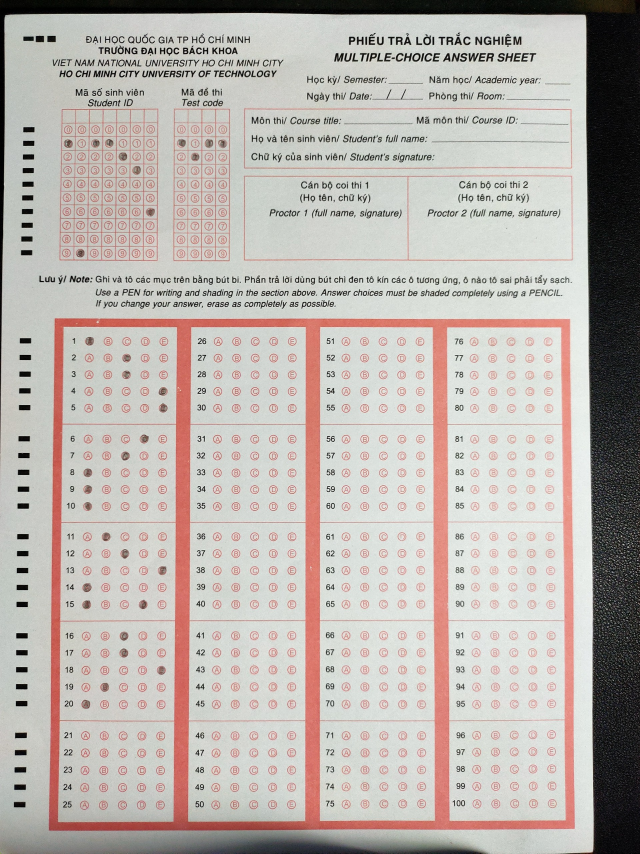
#> input picture MCQs/Input_Student/1 - Copy.jpg, 1920 x 2560 px (shown at 1/3 size)
$ python -i OMR_CheckTest.py   (imports and definitions only)
#> lines starting #> are read from the running program, lines starting #| are printed output that depends on the picture
### MCQs/Src/utlis.py
import cv2
import numpy as np
from MCQs.Src.inforFunc import increase_sharpness, gaussian_blur_a4
#import inforFunc as infor
#import os
#from PIL import Image
import matplotlib.pyplot as plt

## TO STACK ALL THE IMAGES IN ONE WINDOW (với Hàm StackImage hổ trợ cho người dụng việc kết hợp tất cả bộ lọc vào 1 khung hình)
# [35 lines left out: function stackImages, not called in this run]

def reorder(myPoints):

    myPoints = myPoints.reshape((4, 2)) # REMOVE EXTRA BRACKET
    #print(myPoints)
    myPointsNew = np.zeros((4, 1, 2), np.int32) # NEW MATRIX WITH ARRANGED POINTS (tạo ra 1 ma trận có các điểm đã được sắp xếp)
    add = myPoints.sum(1) #tính tổng từng giá trị
    #print(add)
    #print(np.argmax(add))
    myPointsNew[0] = myPoints[np.argmin(add)]  #[0,0]
    myPointsNew[3] =myPoints[np.argmax(add)]   #[w,h]
    diff = np.diff(myPoints, axis=1)
    myPointsNew[1] =myPoints[np.argmin(diff)]  #[w,0]
    myPointsNew[2] = myPoints[np.argmax(diff)] #[h,0]

    return myPointsNew

################################################################
# HÀM BIỂU THỊ CÁC VIỀN DÀNH CHO HÌNH CHỮ NHẬT
def rectContour(contours):
    rectCon = []
    max_area = 0
    for i in contours:
        area = cv2.contourArea(i)
        if area > 50:
            peri = cv2.arcLength(i, True)
            approx = cv2.approxPolyDP(i, 0.02 * peri, True)
            if len(approx) == 4:
                rectCon.append(i)
    rectCon = sorted(rectCon, key=cv2.contourArea,reverse=True)
    #print(len(rectCon))
    return rectCon

def getCornerPoints(cont):
    peri = cv2.arcLength(cont, True) # LENGTH OF CONTOUR
    approx = cv2.approxPolyDP(cont, 0.02 * peri, True) # APPROXIMATE THE POLY TO GET CORNER POINTS
    return approx

def resizeImage(img, new_height, new_width):
    return cv2.resize(img, (new_width, new_height))

# [10 lines left out: function splitBoxes_ID, not called in this run]

def splitBoxes_code(img):
    resized_img = resizeImage(img, new_height=(img.shape[0] // 11) * 11, new_width=(img.shape[1] // 4) * 4)
    rows_Code = np.vsplit(resized_img, 11)
    boxes = []
    for r in rows_Code:
        cols_Code = np.hsplit(r, 4)
        for box in cols_Code:
            boxes.append(box)
            #cv2.imshow('',rows_Code[1])
    return boxes

def split_5_boxes_each_Sheet(image):
    # Dịch lên 10 pixel mỗi hình chữ nhật
    shifted_boxes = [box[:-30, :] for box in np.vsplit(image, 5)]
    box_dict = {}
    for i, box in enumerate(shifted_boxes):
        box_dict[f'Box_{i+1}'] = box
    return box_dict


def process_image(image_path):
    imgShaped = increase_sharpness(image_path, amount=0.5, radius=2)
    imgGray = cv2.cvtColor(imgShaped, cv2.COLOR_BGR2GRAY)
    imgBlur = gaussian_blur_a4(imgGray)
    imgCanny  = cv2.Canny(imgBlur, 10, 50)
    #cv2.imshow('',imgCanny)
    return imgCanny
def process_image_answersheet(image):
        image_sheet = image.copy()
        imgShaped = increase_sharpness(image, amount=0.5, radius=2)
        imgGray = cv2.cvtColor(imgShaped, cv2.COLOR_BGR2GRAY)
        imgBlur = gaussian_blur_a4(imgGray)
        imgCanny  = cv2.Canny(imgBlur,10,50)

        contour, _  = cv2.findContours(imgCanny,cv2.RETR_EXTERNAL,cv2.CHAIN_APPROX_NONE)
        cv2.drawContours(image,contour,-1,(0,255,0),2)

        rect_answerSheet = rectContour(contour)
        answersheetFrame = getCornerPoints(rect_answerSheet[0])
        if answersheetFrame.size !=0:
            cv2.drawContours(image,answersheetFrame,-1,(255,0,0),10)
            answersheetFrame = reorder(answersheetFrame)

            pt1_answerSheet = np.float32(answersheetFrame)
            pt2_answerSheet = np.float32([[0,0],[300,0],[0,2500],[300,2500]])
            matrix_Sheet = cv2.getPerspectiveTransform(pt1_answerSheet,pt2_answerSheet)
            imgWarpColorSheet = cv2.warpPerspective(image_sheet,matrix_Sheet,(300,2600))
            imgWarpColorSheet=imgWarpColorSheet[20:imgWarpColorSheet.shape[0] - 100 , 10:imgWarpColorSheet.shape[1] - 10]

            imgWarpGray_Sheet = cv2.cvtColor(imgWarpColorSheet,cv2.COLOR_BGR2GRAY)
            imgThresh_Sheet  = cv2.threshold(imgWarpGray_Sheet,150,255,cv2.THRESH_BINARY_INV)[1]
            return imgThresh_Sheet

# [11 lines left out: function find_ConerPoint, not called in this run]


def splitBox_Sheet(img):
    boxes = []
    resized_img = resizeImage(img, new_height=(img.shape[0] // 5) * 5, new_width=(img.shape[1] // 6) * 6)
    rows = np.vsplit(resized_img, 5)
    for row in rows:
        cols = np.hsplit(row, 6)
        for box in cols:
            boxes.append(box)
        #    cv2.imshow('',box)
        #cv2.waitKey(0)
        #cv2.destroyAllWindows
    return boxes

def getArray(rows, columns, boxes):
    countR = 0
    countC = 0
    choices = columns
    myPixelVal = np.zeros((rows, columns))
    data = []
    answers = []  # Initialize the answers list
    for image in boxes:
        totalPixels = cv2.countNonZero(image)
        if countR < rows and countC < columns:
            myPixelVal[countR][countC] = totalPixels
            countC += 1
            if countC == choices:
                countC = 0
                countR += 1
    myPixelVal[:, 0] = '0'
    # Duyệt qua từng hàng trong mảng
    for row in myPixelVal:
        sorted_row = sorted(row, reverse=True)  # Sắp xếp hàng theo thứ tự giảm dần
        if len(sorted_row) >= 2:
            max_value = sorted_row[0]  # Giá trị lớn nhất
            second_max_value = sorted_row[1]  # Giá trị lớn nhì
            #average = (max_value - second_max_value) /2
            # Kiểm tra nếu chênh lệch giữa hai giá trị lớn nhất và lớn nhì nằm trong khoảng max_value - 200
            if second_max_value >= max_value - 200:
                answers.append('0')  # Trả về 0 nếu có
                continue  # Chuyển sang hàng tiếp theo

            # Xử lý bình thường nếu không thoả điều kiện

        max_indices = np.where(row == np.amax(row))[0]  # Lấy các chỉ mục của giá trị lớn nhất trong hàng
        answer = ""
        for index in max_indices:
            choices = ['0','A', 'B', 'C', 'D', 'E']
            if index < len(choices):
                answer += choices[index] + ","
        answers.append(answer[:-1])  # Loại bỏ dấu phẩy cuối cùng
    #print(myPixelVal)
    return answers


### MCQs/Src/inforFunc.py
import cv2
import numpy as np

#HÀM BẮT ĐIỂM CÓ HÌNH CHỮ NHẬT THUỘC DIỆN TÍCH TỪ  40 -> 50

class ImageProcessingParams:
    def __init__(self, threshold_low, threshold_high, width_img, height_img,
                 x_offset, y_offset, x1_offset, y1_offset,
                 rows_id, cols_id, rows_code, cols_code,
                 sheet_rows, sheet_cols, alpha, beta):
        self.threshold_low = threshold_low
        self.threshold_high = threshold_high
        self.width_img = width_img
        self.height_img = height_img
        self.x_offset = x_offset
        self.y_offset = y_offset
        self.x1_offset = x1_offset
        self.y1_offset = y1_offset
        self.rows_id = rows_id
        self.cols_id = cols_id
        self.rows_code = rows_code
        self.cols_code = cols_code
        self.sheet_rows = sheet_rows
        self.sheet_cols = sheet_cols
        self.alpha = alpha
        self.beta = beta

# Tạo một instance của class và truyền các giá trị vào
image_params = ImageProcessingParams(
    threshold_low=0,
    threshold_high=2000,
    width_img=2408,
    height_img=3508,
    x_offset=600,
    y_offset=650,
    x1_offset=0,
    y1_offset=0,
    rows_id=11,
    cols_id=7,
    rows_code=11,
    cols_code=4,
    sheet_rows=5,
    sheet_cols=6,
    alpha=1.1,
    beta=0.4
)   # Đối với việc tăng cường tương phản, beta thường được đặt là 0
def gaussian_blur_a4(image):
    # Kích thước ảnh A4 thường là khoảng 210mm x 297mm
    # Trong pixel, điều này có thể thay đổi tùy thuộc vào độ phân giải của ảnh
    # Dưới đây là một ước lượng về kích thước ảnh A4 ở đơn vị pixel


    # Tính toán kích thước kernel Gaussian dựa trên kích thước ảnh A4
    kernel_width = int(image_params.width_img / 700) // 2 * 2 + 1  # Kernel width là một số lẻ
    kernel_height = int(image_params.height_img / 800) // 2 * 2 + 1  # Kernel height là một số lẻ

    # Áp dụng Gaussian blur với kích thước kernel được tính toán
    imgBlur = cv2.GaussianBlur(image, (kernel_width, kernel_height), 0)

    return imgBlur

def increase_sharpness(image, amount=1.0, radius=1.0):
    # Tạo bản sao của ảnh để tránh thay đổi ảnh gốc
    imgShaped = np.copy(image)
    # Áp dụng bộ lọc unsharp mask để tăng độ rõ nét
    imgShaped = cv2.GaussianBlur(imgShaped, (1, 1), radius)
    imgShaped = cv2.addWeighted(image, 1.0 + amount, imgShaped, -amount, 0)

    return imgShaped


originalPaper1 = np.array([[2408,3508],[2108,2408],[2108,3308],[3508,3308]])
originalPaper =  np.array([[0,0],[300,0],[300,200],[0,200]])
#originalPaper1 = np.array([[700,0],[600,0],[600,50],[700,50]])
#originalPaper =  np.array([[0,700],[100,700],[100,650],[0,650]])


### MCQs/Src/findBlackRect.py
import cv2
import numpy as np


def find_black_rectangle_coordinates(image):
    width, height,_ = image.shape
    #black_threshold = 0.95  # Ngưỡng đen, tức là phần trăm của số điểm ảnh đen so với tổng số điểm ảnh
    # Tạo danh sách để lưu tọa độ của các điểm ảnh đen
    black_pixels = []
    # Đếm số điểm ảnh đen và lưu tọa độ của chúng
    for x in range(width):
        for y in range(height):
            pixel = image[x, y]  # Lưu ý rằng OpenCV sử dụng thứ tự (y, x) cho pixel
            if isinstance(pixel, np.ndarray):
                if sum(pixel[:3]) < 10:  # Giả sử màu đen nếu tổng của B, G, R nhỏ hơn 10
                    black_pixels.append((x, y))
            elif isinstance(pixel, int):  # Đối với ảnh xám
                if pixel < 10:  # Giả sử màu đen nếu giá trị pixel nhỏ hơn 10
                    black_pixels.append((x, y))
    # Nếu không có điểm ảnh đen nào, trả về None
    if not black_pixels:
        return None
    # Tìm tọa độ của hình chữ nhật bằng cách xác định tọa độ của cạnh trái, phải, trên và dưới
    left = min(point[0] for point in black_pixels)
    right = max(point[0] for point in black_pixels)
    top = min(point[1] for point in black_pixels)
    bottom = max(point[1] for point in black_pixels)
    # Trả về tọa độ của hình chữ nhật
    return (left, top, right, bottom)


def find_origin(image, coordinates):
    rectangle_coordinates = find_black_rectangle_coordinates(image[coordinates[1][1]:coordinates[3][1], coordinates[0][0]:coordinates[1][0]])
    if rectangle_coordinates is not None:
        return rectangle_coordinates
    else:
        flipped_image = cv2.flip(image, -1)  # Đảo hình ảnh theo cả hai chiều
        rectangle_coordinates = find_black_rectangle_coordinates(flipped_image[coordinates[1][1]:coordinates[3][1], coordinates[0][0]:coordinates[1][0]])
        if rectangle_coordinates is not None:
            return rectangle_coordinates
    return None

### MCQs/Src/findFrame.py
import cv2
import numpy as np


coordinate_IDandCode = [((30,900,580,900))]

def adjust_rectangle_coordinates(rectangles, coordinate_IDandCode):
    adjusted_rectangles = []
    for rect, new_coord in zip(rectangles, coordinate_IDandCode):
        left, top, right, bottom = rect
        new_left, new_right, new_top, new_bottom = new_coord
        # Tính toán kích thước mới của hình ảnh cắt
        new_right = right + new_right
        new_bottom = bottom + new_bottom
        new_left =  left + new_left
        new_top = top - bottom + new_top
        adjusted_rectangles.append((new_left,new_top,new_right,new_bottom))
    return adjusted_rectangles


coordinate_SheetAnswer = [((30,900,580,3000))]

def adjust_answerSheet_coordinates(coordinate_SheetAnswer):
    max_bottom = float("-inf")
    max_bottom_index = None
    for i, rect in enumerate(coordinate_SheetAnswer):
        left, top, right, bottom = rect
        bottom_pos = top + bottom
        if bottom_pos > max_bottom:
            max_bottom = bottom_pos
            max_bottom_index = i

    if max_bottom_index is not None:
        rect = coordinate_SheetAnswer[max_bottom_index]
        left, top, right, bottom = rect
        new_rect = (left + 100, top + 100, right + 100, bottom + 100)
        return new_rect
    else:
        return None

### MCQs/Src/check_code_and_answer.py
import numpy as np
import string
def remove_special_characters(input_data):
    if isinstance(input_data, np.ndarray):  # Kiểm tra xem đầu vào có phải là mảng NumPy không
        input_string = ' '.join(str(item) for item in input_data)  # Chuyển đổi mảng NumPy thành chuỗi
    elif isinstance(input_data, str):  # Kiểm tra xem đầu vào có phải là chuỗi không
        input_string = input_data
    else:
        raise ValueError("Input data must be either a NumPy array or a string")

    # Tạo một chuỗi chứa tất cả các ký tự đặc biệt và dấu cách
    special_characters = string.punctuation + ' '
    # Loại bỏ các ký tự đặc biệt và dấu cách từ chuỗi đầu vào
    cleaned_string = ''.join(char for char in input_string if char not in special_characters)
    return cleaned_string


# [14 lines left out: functions check_answers, count_correct_answers, not called in this run]


def flatten_list(nested_list):
    flattened_list = []
    for sublist in nested_list:
        if isinstance(sublist, list):
            flattened_list.extend(flatten_list(sublist))
        else:
            flattened_list.append(sublist)
    return flattened_list

# [6 lines left out: function compare_list_enrollment_answer, not called in this run]

### MCQs/OMR_CheckTest.py
import cv2
import numpy as np
from MCQs.Src.inforFunc import increase_sharpness, image_params, gaussian_blur_a4
from MCQs.Src.utlis import process_image, rectContour, getCornerPoints,reorder, splitBoxes_code, split_5_boxes_each_Sheet, process_image_answersheet, getArray, splitBox_Sheet
#from Src.luufile_giaovien import save_data_teacher
from MCQs.Src.findFrame import adjust_rectangle_coordinates, adjust_answerSheet_coordinates, coordinate_IDandCode
from MCQs.Src.findBlackRect import find_origin
from MCQs.Src.check_code_and_answer import flatten_list,remove_special_characters


def image_process_teacher(pathImage):
#> called with pathImage = 'Input_Student/1 - Copy.jpg'
    image = cv2.imread(pathImage)
#> image is the input picture: shape (2560, 1920, 3); mean B, G, R 173.7, 178.7, 186.1
    #### KHU VỰC XỬ LÝ ẢNH GỐC ####
    image = cv2.resize(image, (image_params.width_img, image_params.height_img))
#> image: shape (3508, 2408, 3)
    process_image(image)
#> in process_image, `imgGray = cv2.cvtColor(imgShaped, cv2.COLOR_BGR2GRAY)`:
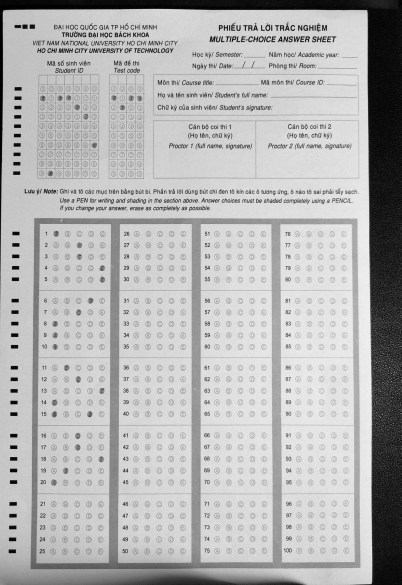
#> imgGray: shape (3508, 2408) (shown at 1/6 size); min 0, max 255, mean 180.2
#> in process_image, `imgCanny  = cv2.Canny(imgBlur, 10, 50)`:
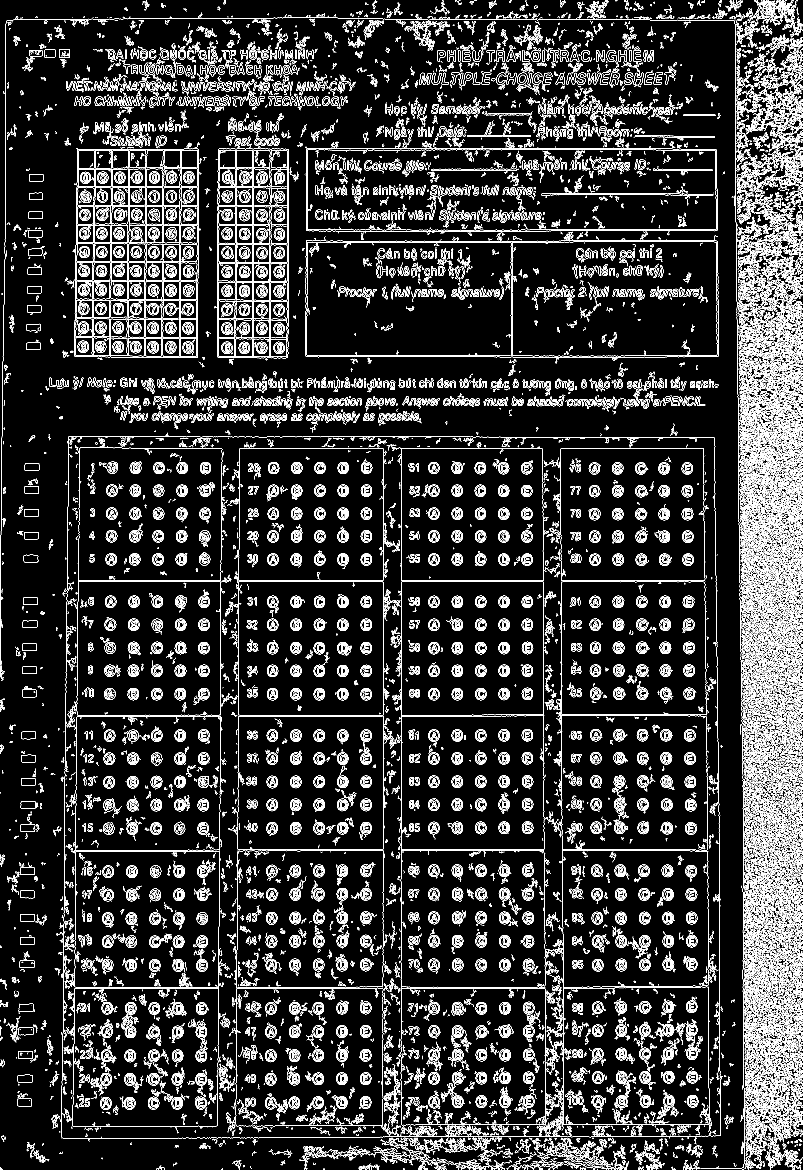
#> imgCanny: shape (3508, 2408) (shown at 1/3 size); 9.1% white in thin lines or dots


    originalPaper1 = np.array([[2408,3508],[2108,2408],[2108,3308],[3508,3308]])
    originalPaper =  np.array([[0,0],[300,0],[300,200],[0,200]])
    # [10 lines of commented-out code are left out]

    rectangles = []
    for coordinates in [originalPaper, originalPaper1]:
        rectangle_coordinates = find_origin(image, coordinates)
        if rectangle_coordinates is not None:
            rectangles.append(rectangle_coordinates)
#> this loop made 2 passes
#> rectangle_coordinates on pass 1: (0, 0, 199, 299)
#> pass 2, in find_origin (call 2), `flipped_image = cv2.flip(image, -1)`:
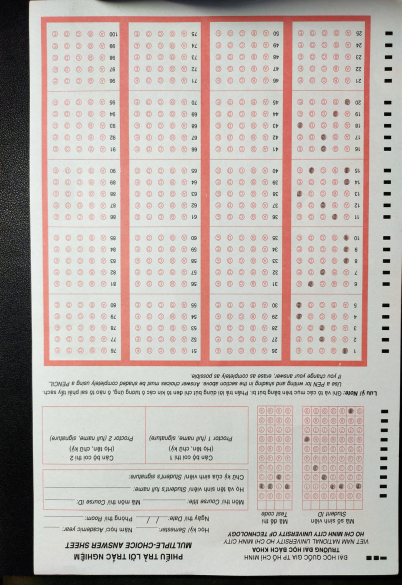
#> flipped_image: shape (3508, 2408, 3) (shown at 1/6 size); mean B, G, R 173.6, 178.5, 186
#> after the loop, rectangles = [(0, 0, 199, 299)]
    #########################################################################################################################
    if rectangles:
        for i, rect in enumerate(rectangles):
            adjust_coordinates = adjust_rectangle_coordinates([rect],coordinate_IDandCode)
            #Cắt và xuất hình ảnh từ vị trí bottom mới
            for i, rect in enumerate(adjust_coordinates):
                left, top, right, bottom = rect
                cropped_Code_image = image[top:bottom, left:right]
#> this loop made 1 pass
#> adjust_coordinates on pass 1: [(30, 281, 1099, 1199)]
                #idandgradeCase = cropped_Code_image.copy()
    else:
        print("Không tìm thấy hình chữ nhật đen trong các tọa độ đã cho!")
    ######################## HÀM TÁCH KHUNG ##########################################################
    answer_Sheet = adjust_answerSheet_coordinates([(10, 1000, 2300, 3600)])
    # Kiểm tra nếu có tọa độ mới
    if answer_Sheet:
        left, top, right, bottom = answer_Sheet
        # Cắt hình ảnh từ tọa độ của ansher_sheet
        cropped_AnswerSheet_image = image[top:bottom, left:right]
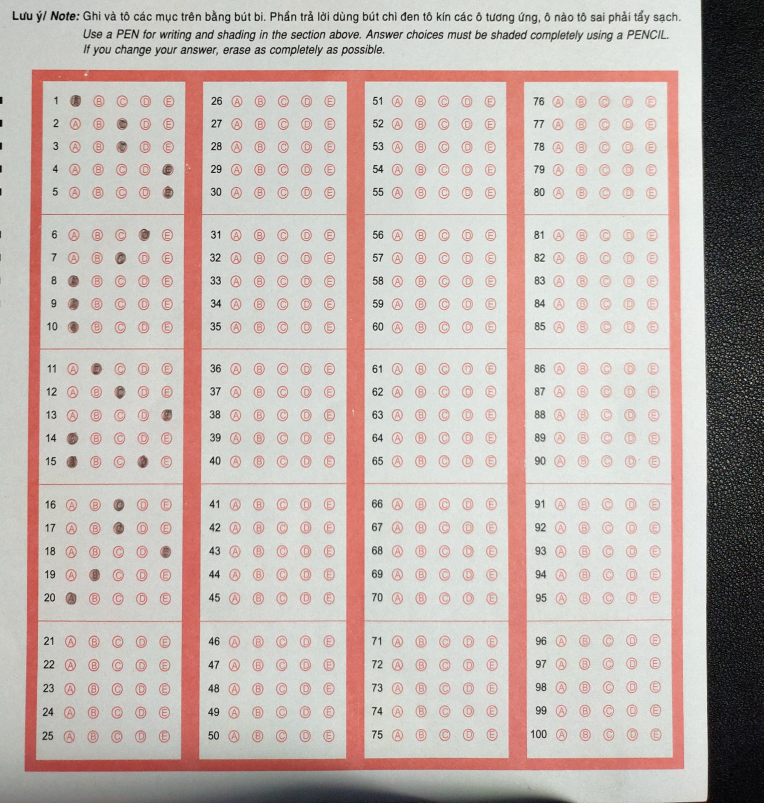
#> cropped_AnswerSheet_image: shape (2408, 2290, 3) (shown at 1/3 size); mean B, G, R 178.4, 183.3, 194.5
    answerSheet_image = cropped_AnswerSheet_image.copy()
    #cv2.imshow('',answerSheet_image)
    ####################################################################################################
    cropped_Code_image_copy = cropped_Code_image.copy()
    codeImage = cropped_Code_image.copy()
    codeimageFrame = cropped_Code_image.copy()
    #cv2.imshow('',cropped_Code_image_copy)

    contour_Code, hierachy = cv2.findContours(process_image(codeImage),cv2.RETR_EXTERNAL,cv2.CHAIN_APPROX_NONE)
    cv2.drawContours(cropped_Code_image_copy,contour_Code,-1,(0,255,0),5)
    rectCode = rectContour(contour_Code)
#> (the rest of the program and of its run is left out)
